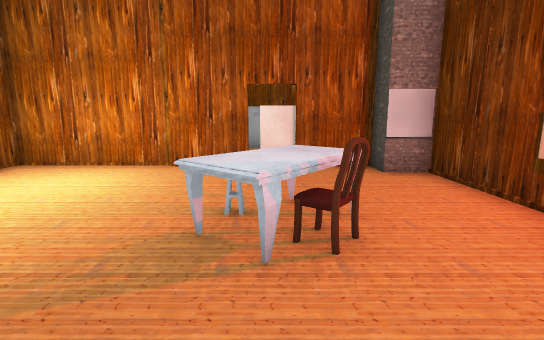
[1] (above)

15 first-person views from a walk through a Unity game level. The camera is 1.2 m above the floor, tilts 10° down and sees 85° across. The floor is counted in squares, 1 m on a side. Each view is taken from the middle of a square. On the plan, view 1 faces up. The plan holds only what a view shows up to about 13 squares ahead; the rest is blank. The player is left out. Some animated figures are left out. Door leaves are left out, so doorways stand open. Some surface patterns are stand-ins.

[2]
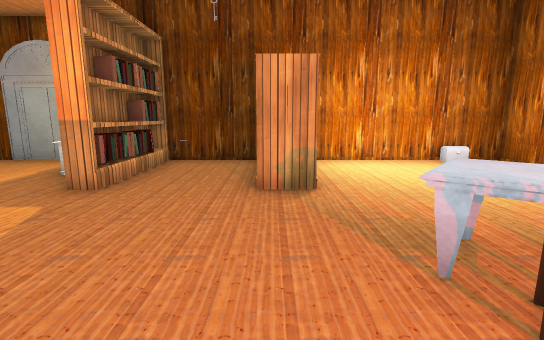

[3]
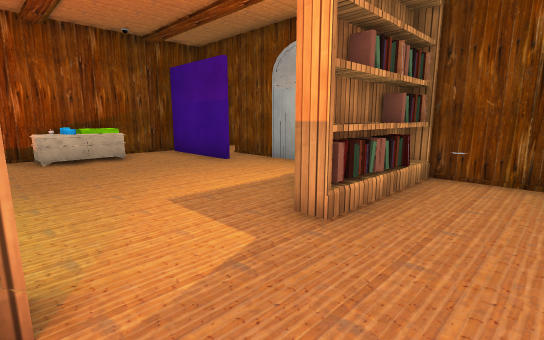

[4]
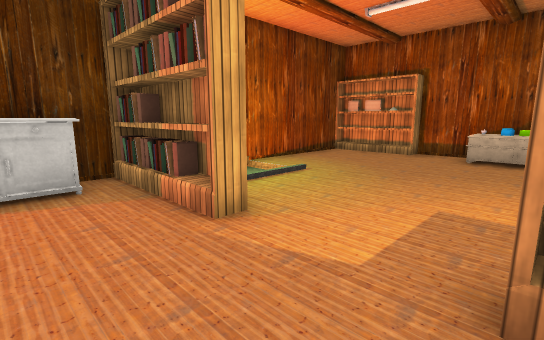

[5]
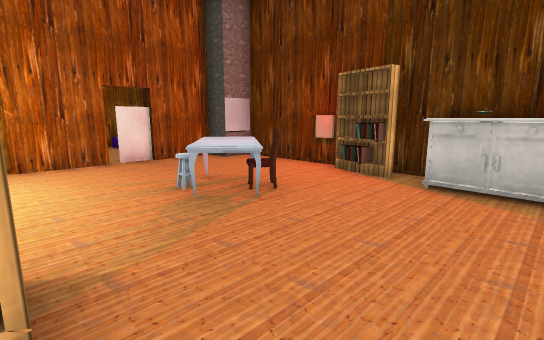

[6]
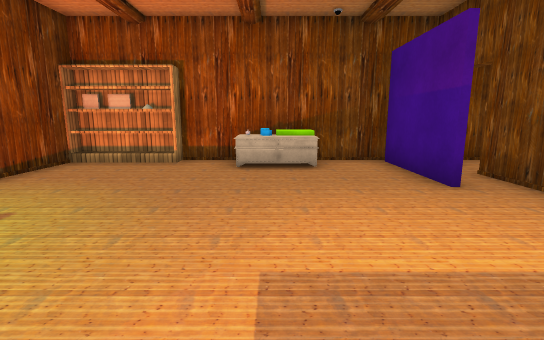

[7]
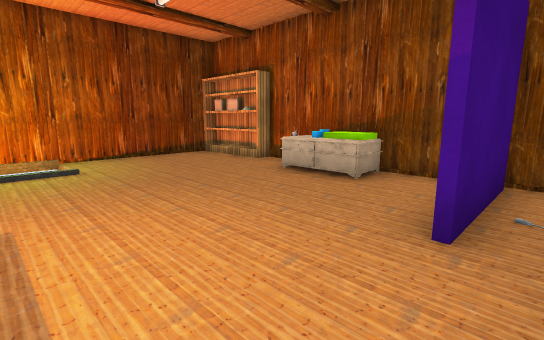

[8]
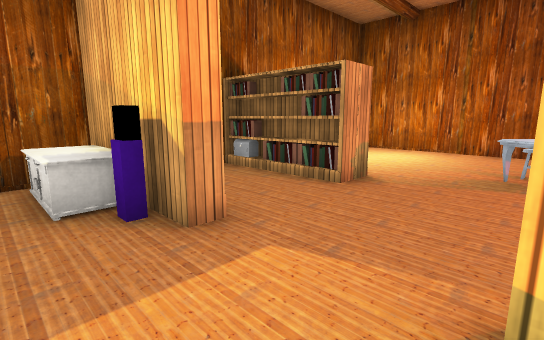

[9]
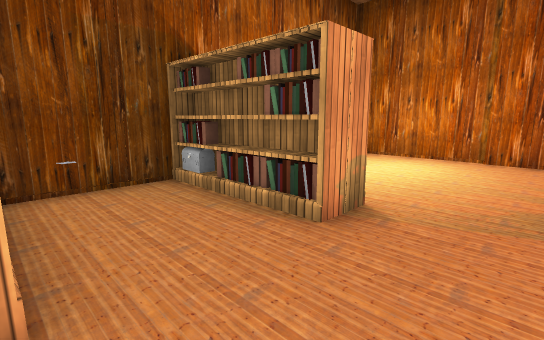

[10]
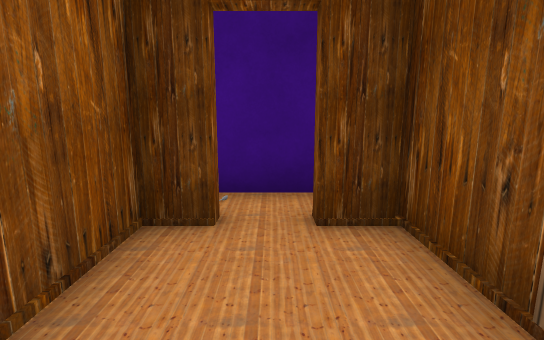

[11]
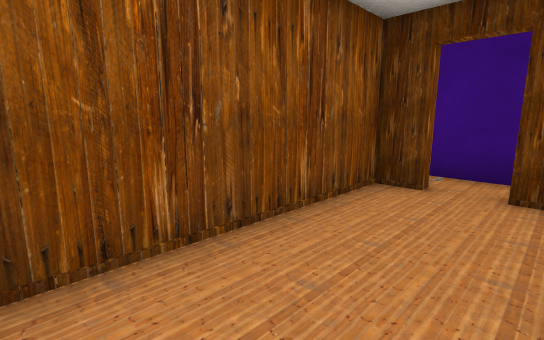

[12]
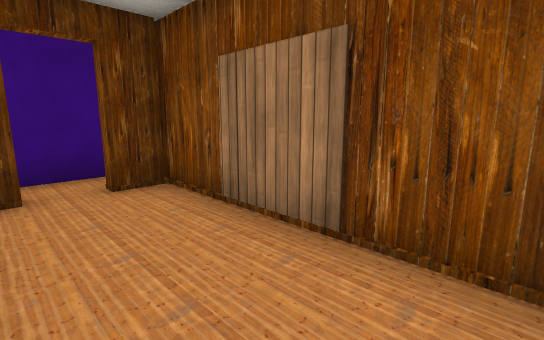

[13]
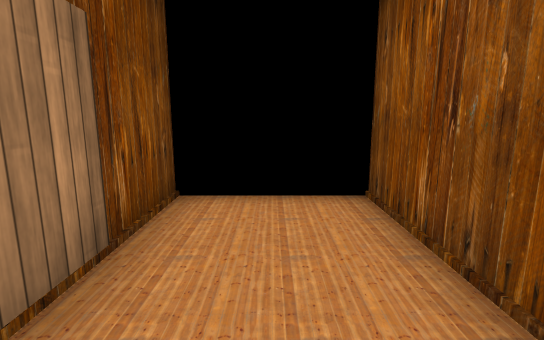

[14]
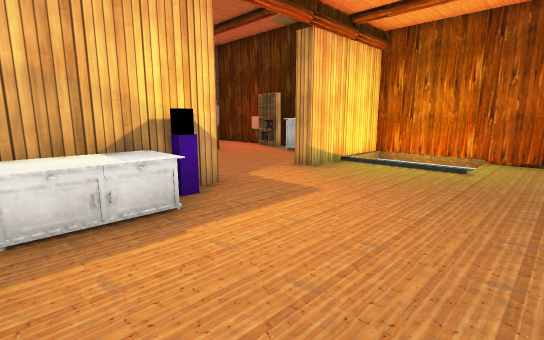

[15]
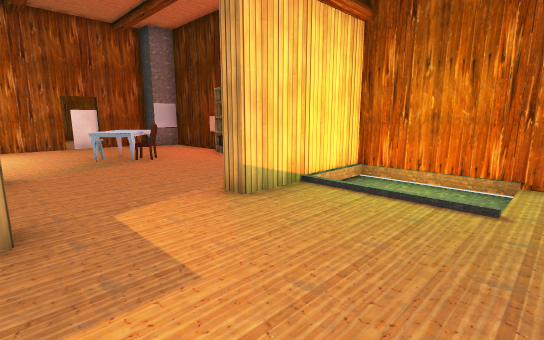

### Floor plan
Key: @ floor where view 1 was taken; # wall or solid block; x gap in a wall; . main floor; - floor 0.25 m lower than the main floor; D open door; = window, fence, low wall or low ledge; ^ raised ledge; C chair; B bookshelf; O other object.
Columns run from 13 left of view 1 to 4 right of it. Each row starts with its distance up from view 1.
  8       #######x
  7       #....##.## #
  6       #..........#
  5       #..........#
  4       #......O^..#
  3       #.....=^C.B#
  2       #BBBB..^..B#
  1       #BBBB.....O#
  0       #......@.OO#
 -1       #.O......OO#
 -2       #BBB#..BBBB#
 -3       #OOO.....--
 -4       #........ -
 -5       #........ -#
 -6       #..........#
 -7 #######..........#
 -8  .....#.#........#
 -9  .....DD#.OOO....#
-10  .....#.#.OOO.BBB#
-11 ##################

Where each view was taken, in squares from view 1:
view 1: 0 up, 0 right, facing up
view 2: 1 up, 2 right, facing left
view 3: 0 up, 0 right, facing down-left
view 4: 0 up, 3 left, facing down-right
view 5: 1 down, 3 left, facing up-right
view 6: 2 down, 2 left, facing down
view 7: 4 down, 6 left, facing down-right
view 8: 4 down, 0 right, facing up-left
view 9: 2 down, 1 left, facing up-left
view 10: 9 down, 10 left, facing right
view 11: 10 down, 12 left, facing up-right
view 12: 8 down, 12 left, facing down-right
view 13: 9 down, 8 left, facing left
view 14: 7 down, 6 left, facing up-right
view 15: 6 down, 3 left, facing up-right
